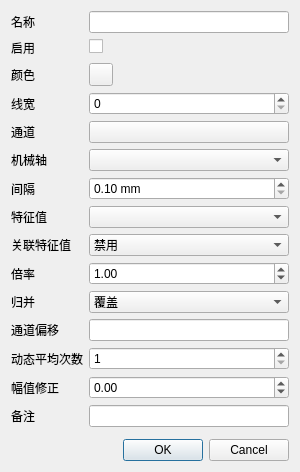
<?xml version="1.0" encoding="UTF-8"?>
<ui version="4.0">
 <class>PlotCurveEdit</class>
 <widget class="QDialog" name="PlotCurveEdit">
  <property name="geometry">
   <rect>
    <x>0</x>
    <y>0</y>
    <width>300</width>
    <height>470</height>
   </rect>
  </property>
  <property name="windowTitle">
   <string>编辑数据线</string>
  </property>
  <layout class="QFormLayout" name="formLayout">
   <item row="0" column="0">
    <widget class="QLabel" name="label">
     <property name="text">
      <string>名称</string>
     </property>
    </widget>
   </item>
   <item row="0" column="1">
    <widget class="QLineEdit" name="name"/>
   </item>
   <item row="1" column="0">
    <widget class="QLabel" name="label_2">
     <property name="text">
      <string>启用</string>
     </property>
    </widget>
   </item>
   <item row="1" column="1">
    <widget class="QCheckBox" name="enable">
     <property name="text">
      <string/>
     </property>
    </widget>
   </item>
   <item row="2" column="0">
    <widget class="QLabel" name="label_3">
     <property name="text">
      <string>颜色</string>
     </property>
    </widget>
   </item>
   <item row="3" column="0">
    <widget class="QLabel" name="label_10">
     <property name="text">
      <string>线宽</string>
     </property>
    </widget>
   </item>
   <item row="3" column="1">
    <widget class="QSpinBox" name="lineWidth"/>
   </item>
   <item row="4" column="0">
    <widget class="QLabel" name="label_4">
     <property name="text">
      <string>通道</string>
     </property>
    </widget>
   </item>
   <item row="4" column="1">
    <widget class="ComboBoxMulti" name="channels">
     <property name="text">
      <string/>
     </property>
    </widget>
   </item>
   <item row="5" column="0">
    <widget class="QLabel" name="label_5">
     <property name="text">
      <string>机械轴</string>
     </property>
    </widget>
   </item>
   <item row="5" column="1">
    <widget class="QComboBox" name="axis"/>
   </item>
   <item row="6" column="0">
    <widget class="QLabel" name="label_6">
     <property name="text">
      <string>间隔</string>
     </property>
    </widget>
   </item>
   <item row="6" column="1">
    <widget class="QDoubleSpinBox" name="interval">
     <property name="suffix">
      <string> mm</string>
     </property>
     <property name="minimum">
      <double>0.100000000000000</double>
     </property>
     <property name="maximum">
      <double>1000.000000000000000</double>
     </property>
    </widget>
   </item>
   <item row="7" column="0">
    <widget class="QLabel" name="label_7">
     <property name="text">
      <string>特征值</string>
     </property>
    </widget>
   </item>
   <item row="7" column="1">
    <widget class="QComboBox" name="featureIndex"/>
   </item>
   <item row="8" column="0">
    <widget class="QLabel" name="label_11">
     <property name="text">
      <string>关联特征值</string>
     </property>
    </widget>
   </item>
   <item row="8" column="1">
    <widget class="QComboBox" name="featureBaseIndex">
     <item>
      <property name="text">
       <string>禁用</string>
      </property>
     </item>
    </widget>
   </item>
   <item row="9" column="0">
    <widget class="QLabel" name="label_12">
     <property name="text">
      <string>倍率</string>
     </property>
    </widget>
   </item>
   <item row="9" column="1">
    <widget class="QDoubleSpinBox" name="scale">
     <property name="value">
      <double>1.000000000000000</double>
     </property>
    </widget>
   </item>
   <item row="10" column="0">
    <widget class="QLabel" name="label_8">
     <property name="text">
      <string>归并</string>
     </property>
    </widget>
   </item>
   <item row="10" column="1">
    <widget class="QComboBox" name="reduce">
     <item>
      <property name="text">
       <string>覆盖</string>
      </property>
     </item>
     <item>
      <property name="text">
       <string>取最大值</string>
      </property>
     </item>
     <item>
      <property name="text">
       <string>取最小值</string>
      </property>
     </item>
     <item>
      <property name="text">
       <string>取平均值</string>
      </property>
     </item>
    </widget>
   </item>
   <item row="11" column="0">
    <widget class="QLabel" name="label_9">
     <property name="text">
      <string>通道偏移</string>
     </property>
    </widget>
   </item>
   <item row="11" column="1">
    <widget class="QLineEdit" name="offset"/>
   </item>
   <item row="14" column="0">
    <widget class="QLabel" name="label_14">
     <property name="text">
      <string>幅值修正</string>
     </property>
    </widget>
   </item>
   <item row="14" column="1">
    <widget class="QDoubleSpinBox" name="correct">
     <property name="minimum">
      <double>-100.000000000000000</double>
     </property>
     <property name="maximum">
      <double>100.000000000000000</double>
     </property>
     <property name="singleStep">
      <double>0.010000000000000</double>
     </property>
     <property name="value">
      <double>0.000000000000000</double>
     </property>
    </widget>
   </item>
   <item row="16" column="0">
    <widget class="QLabel" name="label_13">
     <property name="text">
      <string>备注</string>
     </property>
    </widget>
   </item>
   <item row="16" column="1">
    <widget class="QLineEdit" name="comment"/>
   </item>
   <item row="17" column="1">
    <spacer name="verticalSpacer">
     <property name="orientation">
      <enum>Qt::Vertical</enum>
     </property>
     <property name="sizeHint" stdset="0">
      <size>
       <width>20</width>
       <height>40</height>
      </size>
     </property>
    </spacer>
   </item>
   <item row="18" column="0" colspan="2">
    <widget class="QDialogButtonBox" name="buttonBox">
     <property name="orientation">
      <enum>Qt::Horizontal</enum>
     </property>
     <property name="standardButtons">
      <set>QDialogButtonBox::Cancel|QDialogButtonBox::Ok</set>
     </property>
    </widget>
   </item>
   <item row="13" column="1">
    <widget class="QSpinBox" name="average">
     <property name="minimum">
      <number>1</number>
     </property>
     <property name="maximum">
      <number>5</number>
     </property>
    </widget>
   </item>
   <item row="13" column="0">
    <widget class="QLabel" name="label_15">
     <property name="text">
      <string>动态平均次数</string>
     </property>
    </widget>
   </item>
   <item row="2" column="1">
    <widget class="Utils::QtColorButton" name="color"/>
   </item>
  </layout>
 </widget>
 <customwidgets>
  <customwidget>
   <class>Utils::QtColorButton</class>
   <extends>QToolButton</extends>
   <header>utils/qtcolorbutton.h</header>
  </customwidget>
  <customwidget>
   <class>ComboBoxMulti</class>
   <extends>QPushButton</extends>
   <header>allrising/ComboBoxMulti.h</header>
  </customwidget>
 </customwidgets>
 <tabstops>
  <tabstop>name</tabstop>
  <tabstop>enable</tabstop>
  <tabstop>color</tabstop>
  <tabstop>lineWidth</tabstop>
  <tabstop>channels</tabstop>
  <tabstop>axis</tabstop>
  <tabstop>interval</tabstop>
  <tabstop>featureIndex</tabstop>
  <tabstop>featureBaseIndex</tabstop>
  <tabstop>scale</tabstop>
  <tabstop>reduce</tabstop>
  <tabstop>offset</tabstop>
 </tabstops>
 <resources/>
 <connections>
  <connection>
   <sender>buttonBox</sender>
   <signal>accepted()</signal>
   <receiver>PlotCurveEdit</receiver>
   <slot>accept()</slot>
   <hints>
    <hint type="sourcelabel">
     <x>248</x>
     <y>254</y>
    </hint>
    <hint type="destinationlabel">
     <x>157</x>
     <y>274</y>
    </hint>
   </hints>
  </connection>
  <connection>
   <sender>buttonBox</sender>
   <signal>rejected()</signal>
   <receiver>PlotCurveEdit</receiver>
   <slot>reject()</slot>
   <hints>
    <hint type="sourcelabel">
     <x>316</x>
     <y>260</y>
    </hint>
    <hint type="destinationlabel">
     <x>286</x>
     <y>274</y>
    </hint>
   </hints>
  </connection>
 </connections>
</ui>
